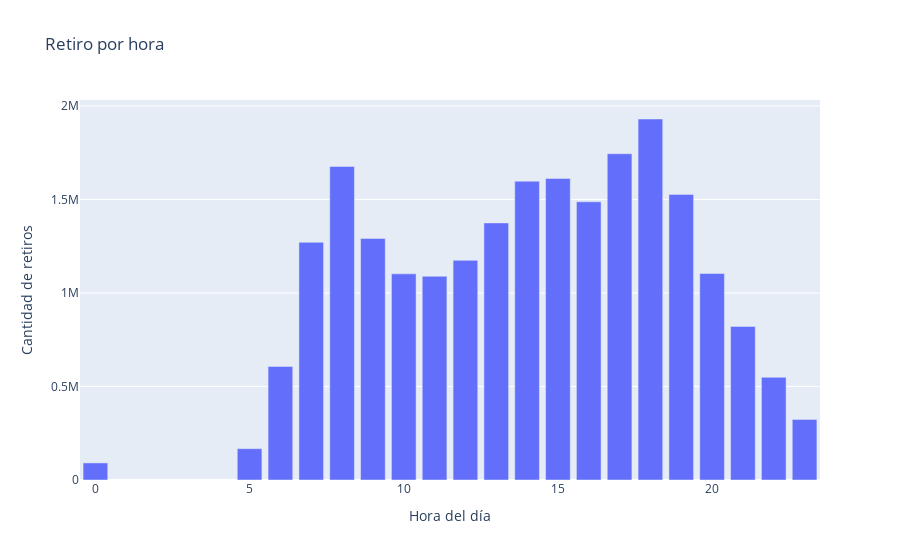

Notebook cell for this chart:
### Code cell
# Plot the hourly traffic
hourly_traffic_pd = hourly_traffic.toPandas()
fig =px.bar(hourly_traffic_pd, x='hora_retiro', y='count', title="Retiro por hora", labels={'hora_retiro': 'Hour of Day', 'count': 'Count'})
fig.update_layout(xaxis_title="Hora del día", yaxis_title="Cantidad de retiros")
fig.show()

### Figure 1 — Plotly figure (JSON) as saved in the notebook; plotly's stock layout.template omitted (floating-point values rounded to 4 significant figures)
{"data": [{"alignmentgroup": "True", "hovertemplate": "Hour of Day=%{x}<br>Count=%{y}<extra></extra>", "legendgroup": "", "marker": {"color": "#636efa", "pattern": {"shape": ""}}, "name": "", "offsetgroup": "", "orientation": "v", "showlegend": false, "textposition": "auto", "type": "bar", "x": [18, 17, 8, 15, 14, 19, 16, 13, 9, 7, 12, 20, 10, 11, 21, 6, 22, 23, 5, 0], "xaxis": "x", "y": [1930160, 1744477, 1676469, 1612575, 1597790, 1527055, 1487428, 1374636, 1291342, 1270711, 1174321, 1104068, 1102236, 1089443, 821176, 607452, 549241, 324100, 167548, 91351], "yaxis": "y"}], "layout": {"barmode": "relative", "legend": {"tracegroupgap": 0}, "title": {"text": "Retiro por hora"}, "xaxis": {"anchor": "y", "domain": [0, 1], "title": {"text": "Hora del día"}}, "yaxis": {"anchor": "x", "domain": [0, 1], "title": {"text": "Cantidad de retiros"}}}}
